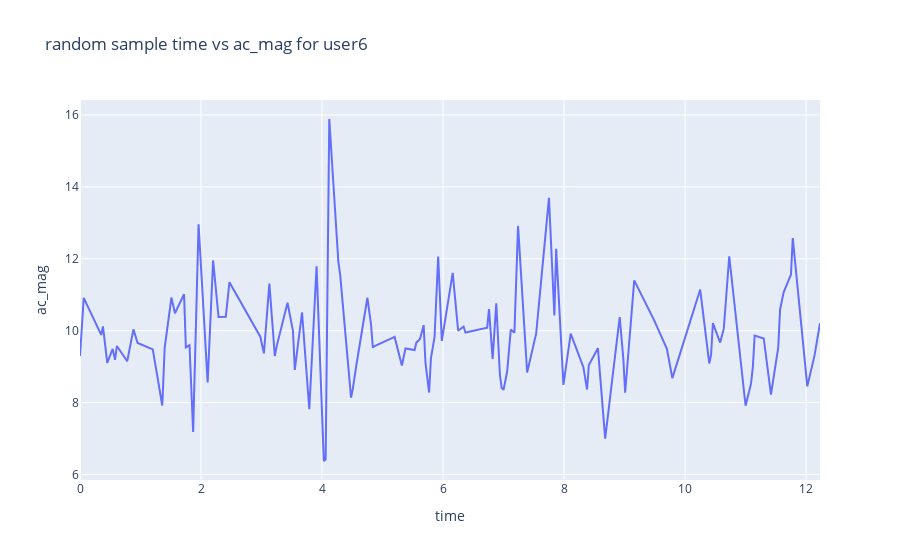

Here is the notebook cell this chart was saved with:
### Code cell
user="user6"
user=user_data[user_data["label"]==user].head(400).sample(frac=0.3).sort_values(by=['time'])
fig = px.line(user, x="time", y="ac_mag", title='random sample time vs ac_mag for user6')
fig.show()
